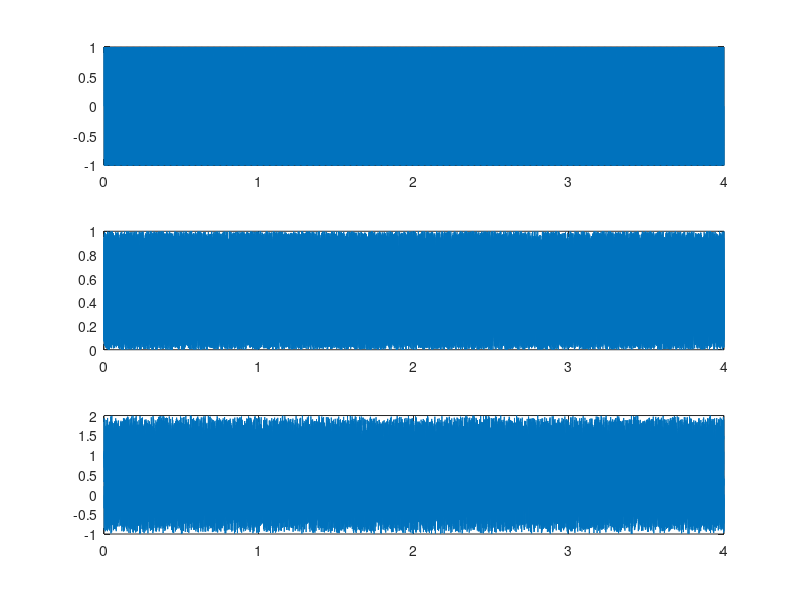

Write the MATLAB code that produced this figure.
clear all;
close all;
clc;

f=      440;
Amp=    1;
noiseAmp=1;
ts =    11025;
T =     4;
t =     0:1/ts:T;
y =     Amp*sin(2*pi*f*t);
noise = noiseAmp*rand(1, length(y));
y_noise = y + noise;

subplot(3,1,1);
plot(t,y);

subplot(3,1,2);
plot(t,noise);

subplot(3,1,3);
plot(t,y_noise);